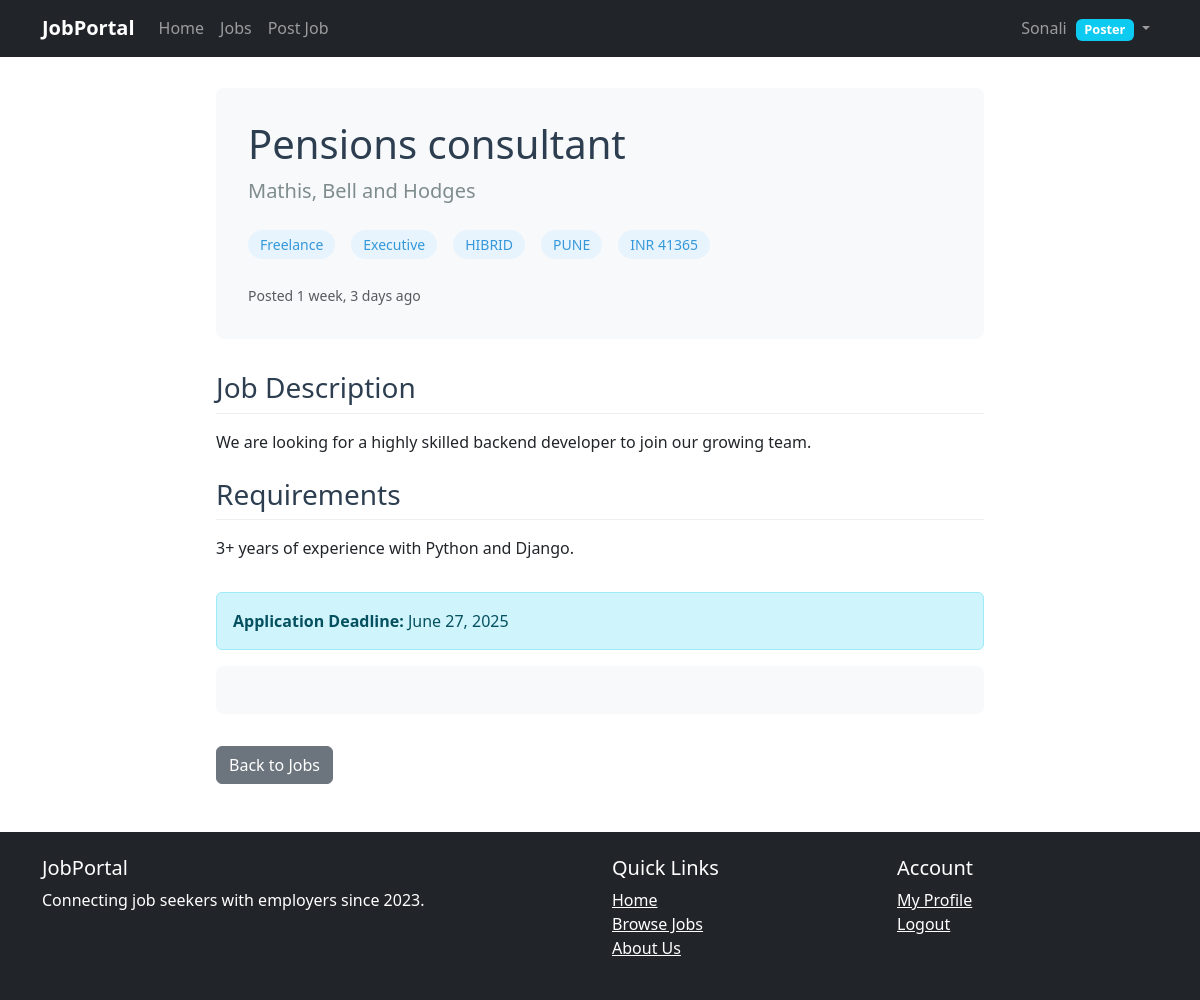
The page /jobs/pensions-consultant/ (signed in) on the database its author committed.
### profiles/models.py (models this page shows)
class Profile(models.Model):
    class Role(models.TextChoices):
        poster='POSTER',_('Poster')
        seeker='SEEKER',_('Seeker')
    user=models.OneToOneField(User,on_delete=models.CASCADE,related_name='Profile')
    role=models.CharField(choices=Role.choices,default=Role.seeker)

### jobs/models.py (models this page shows, shortened)
class Job(models.Model):
    class ExperienceLevel(models.TextChoices):
        ENTRY = 'ENTRY', _('Entry Level')
        MID = 'MID', _('Mid Level')
        SENIOR = 'SENIOR', _('Senior Level')
        LEAD = 'LEAD', _('Lead')
        EXECUTIVE = 'EXEC', _('Executive')
    class Mode(models.TextChoices):
        REMOTE = 'REMOTE', _('Remote')
        HIBRID = 'HIBRID', _('Hibrid')
        WORK_FROM_OFFICE = 'WORK FROM OFFICE', _('Work From Office')
    company_name=models.CharField(max_length=150,default='MicroSoft')
    poster = models.ForeignKey(User, on_delete=models.CASCADE, related_name='posted_jobs')
    title = models.CharField(max_length=200)
    slug=AutoSlugField(populate_from="title",unique=True)
    description = models.TextField()
    requirements = models.TextField()
    location = models.CharField(max_length=100,choices=Location.choices,default=Location.BENGALURU)
    salary = models.DecimalField(max_digits=10, decimal_places=2, null=True, blank=True)
    salary_currency = models.CharField(max_length=3, default='INR')
    category = models.CharField(max_length=100,choices=JobCategory.choices,default=JobCategory.SOFTWARE_ENGINEERING)
    job_type = models.CharField(max_length=100,choices=JobType.choices,default=JobType.FULL_TIME)
    experience_level = models.CharField(
        max_length=30,
        choices=ExperienceLevel.choices,
        default=ExperienceLevel.MID
    )
    mode=models.CharField(max_length=100,choices=Mode.choices,default=Mode.WORK_FROM_OFFICE)
    application_deadline = models.DateField(null=True, blank=True)
    is_active = models.BooleanField(default=True)
    created_at = models.DateTimeField(auto_now_add=True)
    updated_at = models.DateTimeField(auto_now=True)
    class Meta:
        ordering = ['-created_at']
        indexes = [
            models.Index(fields=['-created_at']),
            models.Index(fields=['is_active']),
        ]

### jobs/views.py (the view)
# urls.py: path('<slug:slug>/',JobDetailsView.as_view()),
class JobDetailsView(generic.DetailView):
    model=Job
    template_name='job/job_details.html'

### templates/job/job_details.html (shortened to what this page needs)
{% extends 'base.html' %}
{% load static %}
{% block content %}
<div class="job-detail-container">
    <div class="job-header">
        <h1 class="job-title">{{ job.title }}</h1>
        <p class="company-name">{{ job.company_name }}</p>
        <div class="job-meta">
            {% if job.job_type %}
                <span class="job-tag">{{ job.get_job_type_display }}</span>
            {% endif %}
            {% if job.experience_level %}
                <span class="job-tag">{{ job.get_experience_level_display }}</span>
            {% endif %}
            {% if job.mode %}
                <span class="job-tag">{{job.mode}}</span>
            {% endif %}
            {% if job.location %}
                <span class="job-tag"> {{ job.location }}</span>
            {% endif %}
            {% if job.salary %}
                <span class="job-tag job-salary">
                    {{ job.salary_currency }} {{ job.salary|floatformat:"0" }}
                </span>
            {% endif %}
        </div>
        <small class="text-muted">Posted {{ job.created_at|timesince }} ago</small>
    </div>
    <div class="job-content">
        {% if job.description %}
        <div class="job-section">
            <h3 class="job-section-title">Job Description</h3>
            <div>{{ job.description|linebreaks }}</div>
        </div>
        {% endif %}
        {% if job.requirements %}
        <div class="job-section">
            <h3 class="job-section-title">Requirements</h3>
            <div>{{ job.requirements|linebreaks }}</div>
        </div>
        {% endif %}
    </div>
    {% if job.application_deadline %}
    <div class="alert alert-info">
        <strong>Application Deadline:</strong> {{ job.application_deadline|date:"F j, Y" }}
    </div>
    {% endif %}
    <div class="apply-section">
    </div>
    <div class="action-buttons">
        <a href="/jobs/" class="btn btn-secondary">Back to Jobs</a>
    </div>
</div>
{% endblock %}

### templates/base.html (shortened to what this page needs)
<!DOCTYPE html>
<html lang="en">
<head>
    <link href="https://cdn.jsdelivr.net/npm/bootstrap@5.3.0/dist/css/bootstrap.min.css" rel="stylesheet">
</head>
<body>
    <nav class="navbar navbar-expand-lg navbar-dark bg-dark fixed-top">
        <div class="container">
            <a class="navbar-brand" href="{% url 'home' %}">JobPortal</a>
            <div class="collapse navbar-collapse" id="navbarNav">
                <ul class="navbar-nav me-auto">
                    <li class="nav-item">
                        <a class="nav-link" href="{% url 'home' %}">Home</a>
                    </li>
                    <li class="nav-item">
                        <a class="nav-link" href="{% url 'jobs:list' %}">Jobs</a>
                    </li>
                    {% if user.is_authenticated and user.Profile.role == 'POSTER' %}
                    <li class="nav-item">
                        <a class="nav-link" href="/jobs/create/">Post Job</a>
                    </li>
                    {% endif %}
                </ul>
                <ul class="navbar-nav">
                    {% if user.is_authenticated %}
                        <li class="nav-item dropdown">
                            <a class="nav-link dropdown-toggle" href="#" id="navbarDropdown" role="button" data-bs-toggle="dropdown">
                                {% if user.first_name %}
                                    {{ user.first_name }} {{ user.last_name }}
                                {% else %}
                                    {{ user.username }}
                                {% endif %}
                                <span class="badge bg-info role-badge">
                                    {{ user.Profile.get_role_display }}
                                </span>
                            </a>
                        </li>
                    {% endif %}
                </ul>
            </div>
        </div>
    </nav>
    <div class="container mt-4">
        {% block content %}{% endblock %}
    </div>
    <footer class="bg-dark text-white mt-5">
        <div class="container py-4">
            <div class="row">
                <div class="col-md-6">
                    <h5>JobPortal</h5>
                    <p>Connecting job seekers with employers since 2023.</p>
                </div>
                <div class="col-md-3">
                    <h5>Quick Links</h5>
                    <ul class="list-unstyled">
                        <li><a href="#" class="text-white">Home</a></li>
                        <li><a href="#" class="text-white">Browse Jobs</a></li>
                        <li><a href="#" class="text-white">About Us</a></li>
                    </ul>
                </div>
                <div class="col-md-3">
                    <h5>Account</h5>
                    <ul class="list-unstyled">
                        {% if user.is_authenticated %}
                            <li><a href="#" class="text-white">My Profile</a></li>
                            <li><a href="/account/logout/" class="text-white">Logout</a></li>
                        {% else %}
                            <li><a href="{% url 'login' %}" class="text-white">Login</a></li>
                            <li><a href="{% url 'register' %}" class="text-white">Register</a></li>
                        {% endif %}
                    </ul>
                </div>
            </div>
        </div>
    </footer>
</body>
</html>

### templates/base.html (style rules this page uses)
body { padding-top: 56px; }
.navbar-brand { font-weight: bold; }
.role-badge { font-size: 0.8rem; vertical-align: middle; margin-left: 5px; }

### templates/job/job_details.html (style rules this page uses)
.job-detail-container { max-width: 800px; margin: 2rem auto; padding: 0 1rem; }
.job-header { background-color: #f8f9fa; padding: 2rem; border-radius: 8px; margin-bottom: 2rem; }
.job-title { color: #2c3e50; margin-bottom: 0.5rem; }
.company-name { color: #7f8c8d; font-size: 1.25rem; margin-bottom: 1.5rem; }
.job-meta { display: flex; gap: 1rem; margin-bottom: 1.5rem; flex-wrap: wrap; }
.job-tag { background-color: #e8f4fd; color: #3498db; padding: 0.25rem 0.75rem; border-radius: 50px; font-size: 0.875rem; }
.job-content { margin-bottom: 2rem; }
.job-section { margin-bottom: 1.5rem; }
.job-section-title { color: #2c3e50; border-bottom: 1px solid #eee; padding-bottom: 0.5rem; margin-bottom: 1rem; }
.apply-section { background-color: #f8f9fa; padding: 1.5rem; border-radius: 8px; }
.action-buttons { display: flex; gap: 1rem; margin-top: 2rem; }

### rows shown on the page
Job: title "Pensions consultant", company_name "Mathis, Bell and Hodges", job_type "Freelance", experience_level "Executive", mode "HIBRID", location "PUNE", salary_currency "INR", salary "41365", created_at "1 week, 3 days", description "We are looking for a highly skilled backend developer to join our growing team.", requirements "3+ years of experience with Python and Django.", application_deadline "June 27, 2025"

### other values the page prints
{{ user.username }} "Sonali"
{{ user.Profile.get_role_display }} "Poster"
